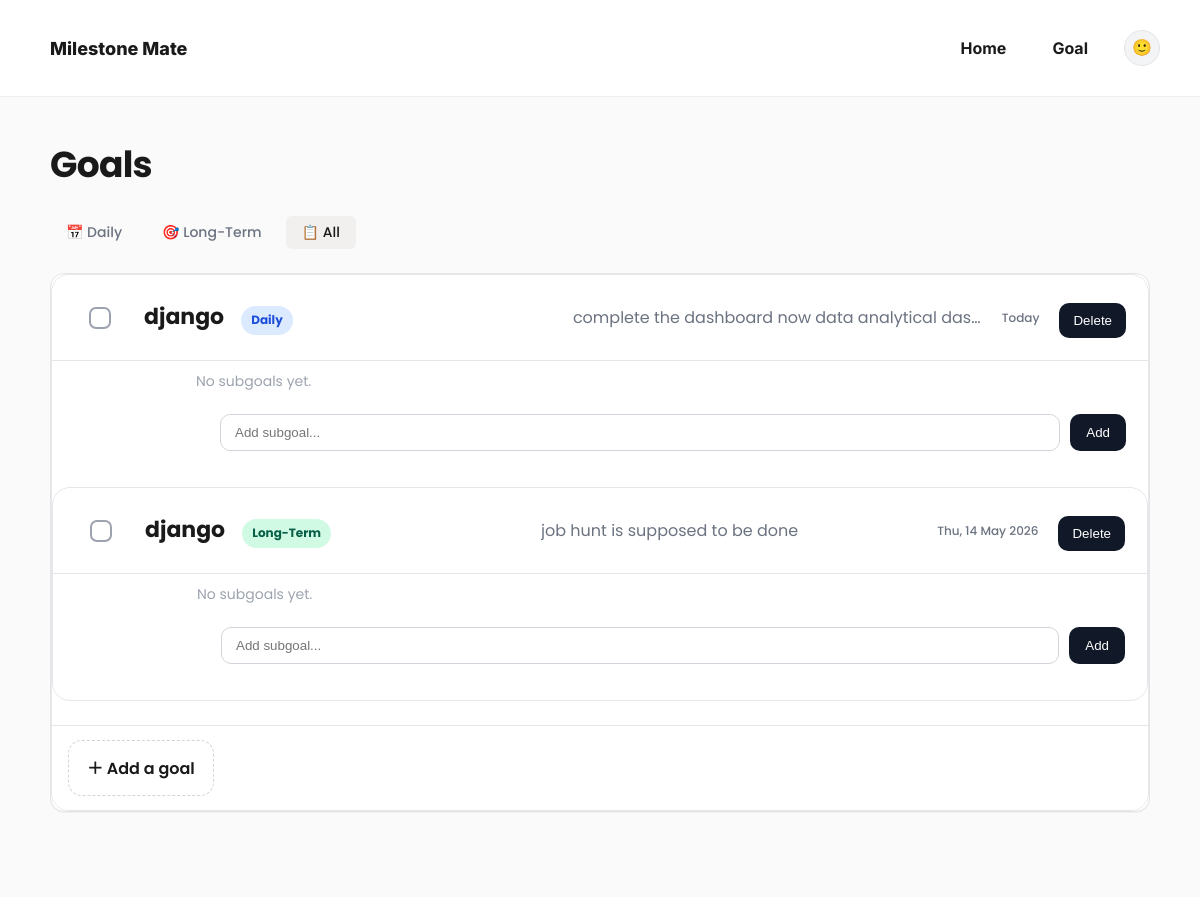
Page /goals/ on the earlier database version.
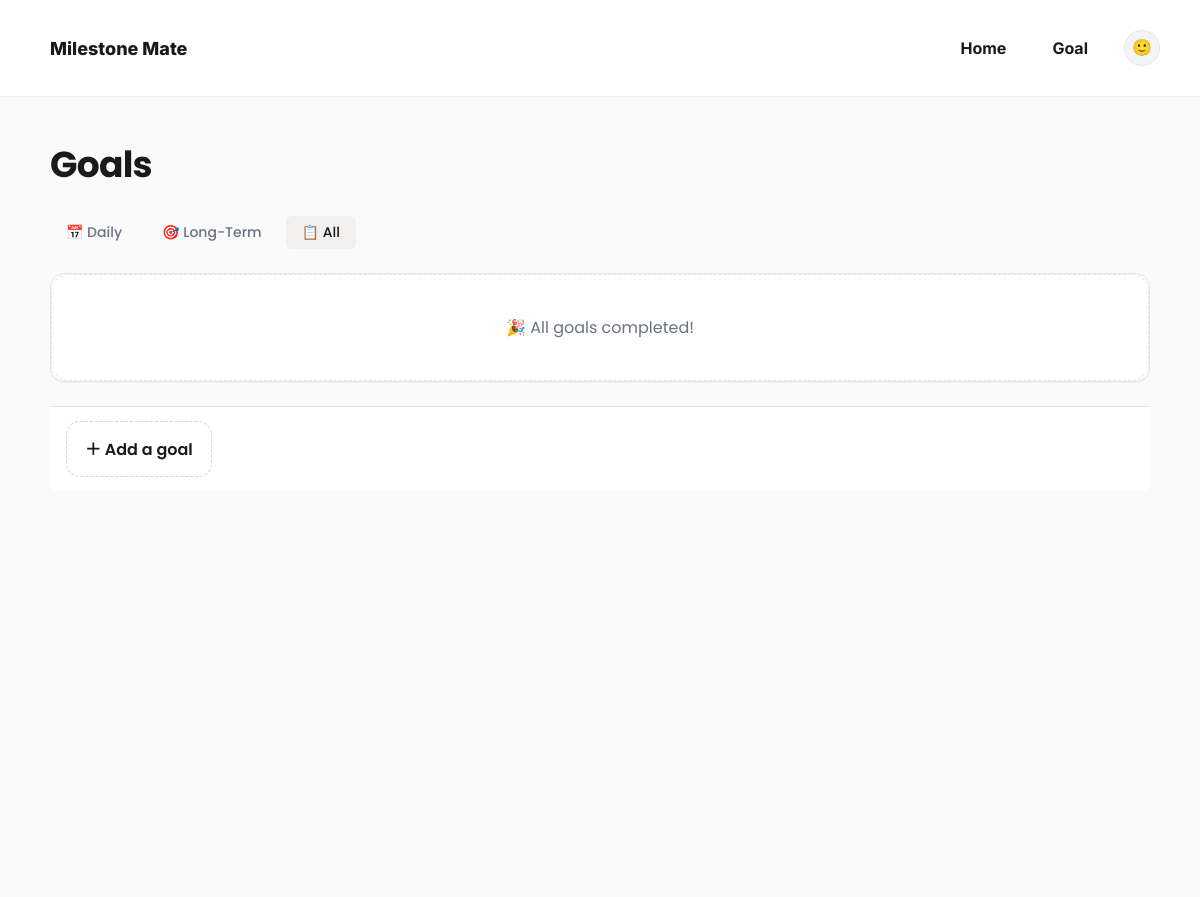
Same page on the later database version.
### goals/models.py (models this page shows, shortened)
class Goal(models.Model):
    GOAL_TYPE_CHOICES = [
        ('daily', 'Daily'),
        ('long_term', 'Long-Term'),
    ]
    name = models.CharField(max_length=255)
    description = models.TextField(blank=True)
    goal_type = models.CharField(
        max_length=10,
        choices=GOAL_TYPE_CHOICES,
        default='daily'
    )
    target_date = models.DateField()
    is_completed = models.BooleanField(default=False)
    completed_at = models.DateField(null=True, blank=True)
    attachment = models.FileField(upload_to='goal_attachments/', null=True, blank=True)

### goals/views.py (the view)
# urls.py: path('goals/', views.list_goals, name='list_goals'),
def list_goals(request):
    goal_type = request.GET.get('type', None)
    goals = Goal.objects.filter(is_completed=False)
    if goal_type in ['daily', 'long_term']:
        goals = goals.filter(goal_type=goal_type)
    paginator = Paginator(goals, 10)
    page_number = request.GET.get('page')
    page_obj = paginator.get_page(page_number)
    return render(request, 'goals/list_goals.html', {
        'goals': page_obj,  # Using goals instead of page_obj for template compatibility
        'page_obj': page_obj,
        'goal_type_filter': goal_type,
    })

### goals/templates/goals/list_goals.html (shortened to what this page needs)
{% extends 'base.html' %}
{% block content %}
<div class="gm-page">
  <div class="gm-grid">
    <h1 class="gm-title">Goals</h1>
    <div class="filter-tabs">
        <a href="?type=daily"
           class="tab {% if goal_type_filter == 'daily' %}active{% endif %}">
            📅 Daily
        </a>
        <a href="?type=long_term"
           class="tab {% if goal_type_filter == 'long_term' %}active{% endif %}">
            🎯 Long-Term
        </a>
        <a href="?"
           class="tab {% if not goal_type_filter %}active{% endif %}">
            📋 All
        </a>
    </div>
    <div class="gm-list">
      {% for g in goals %}
      <div class="gm-goalContainer">
        <div class="gm-row" data-goal-id="{{ g.id }}" data-completed="{{ g.is_completed|yesno:'true,false' }}">
          <div class="gm-check">
            <input class="gm-check-input" type="checkbox" {% if g.is_completed %}checked{% endif %} data-goal-id="{{ g.id }}">
          </div>
          <div class="gm-titleCell">
            {{ g.name }}
            <span class="badge {% if g.goal_type == 'daily' %}badge-daily{% else %}badge-longterm{% endif %}">
                {{ g.get_goal_type_display }}
            </span>
          </div>
          <div class="gm-descCell">
            {{ g.description }}
          </div>
          <div class="gm-dateCell">
            {% if g.goal_type == 'daily' %}
                <span class="date-label">Today</span>
            {% else %}
                <span class="date-label">{{ g.target_date|date:"D, d M Y" }}</span>
            {% endif %}
          </div>
          <div class="gm-actions">
            <form method="POST" action="{% url 'delete_goal' g.id %}">
              <button type="button" class="gm-deleteTrigger" onclick="openDeleteModal(event, {{ g.id }})">
                Delete
              </button>
            </form>
          </div>
        </div>
          <div class="gm-subgoals">
          {% for subgoal in g.subgoals.all %}
          <div
  class="gm-subgoalRow
  {% if subgoal.is_completed %}
  completed
  {% endif %}
">
            <input
              class="gm-subgoalCheck"
              data-subgoal-id="{{ subgoal.id }}"
              type="checkbox"
              {% if subgoal.is_completed %}checked{% endif %}/>
            <span>
              {{ subgoal.name }}
            </span>
            <div class="gm-actions" style="margin-left:auto;">
              <form method="POST" action="#" onsubmit="return false;">
                {% csrf_token %}
                <button
                  type="button"
                  class="gm-deleteTrigger"
                  onclick="openSubgoalDeleteModal(event, {{ subgoal.id }})"
                >
                  Delete
                </button>
              </form>
            </div>
          </div>
          {% empty %}
          <div class="gm-emptySubgoal">
            No subgoals yet.
          </div>
          {% endfor %}
          <form
  method="POST"
  action="{% url 'create_subgoal' g.id %}"
  class="gm-subgoalForm"
>
  <input
    type="text"
    name="title"
    placeholder="Add subgoal..."
    class="gm-subgoalInput"
  >
  <button
    type="submit"
    class="gm-subgoalBtn"
  >
    Add
  </button>
  </form>
      </div>
      {% empty %}
      <div class="gm-emptyState" id="emptyState" style="text-align:center; padding:40px; color:#6b7280; background:white; border:1px dashed #e5e7eb; border-radius:18px;">
        🎉 All goals completed!
      </div>
      {% endfor %}
    </div>
    <div class="gm-addRow">
      <a href="{% url 'create_goal' %}" class="gm-addBtn" style="text-decoration: none; color: inherit;">
        ＋ Add a goal
      </a>
    </div>
  </div>
</div>
{% endblock %}

Differences in the rows shown:
removed Goal: name "django", goal_type "Daily", description "complete the dashboard now data analytical das…", shows "Today"
removed Goal: name "django", goal_type "Long-Term", description "job hunt is supposed to be done", target_date "Thu, 14 May 2026"
Other differences:
text now shown: "🎉 All goals completed!"
